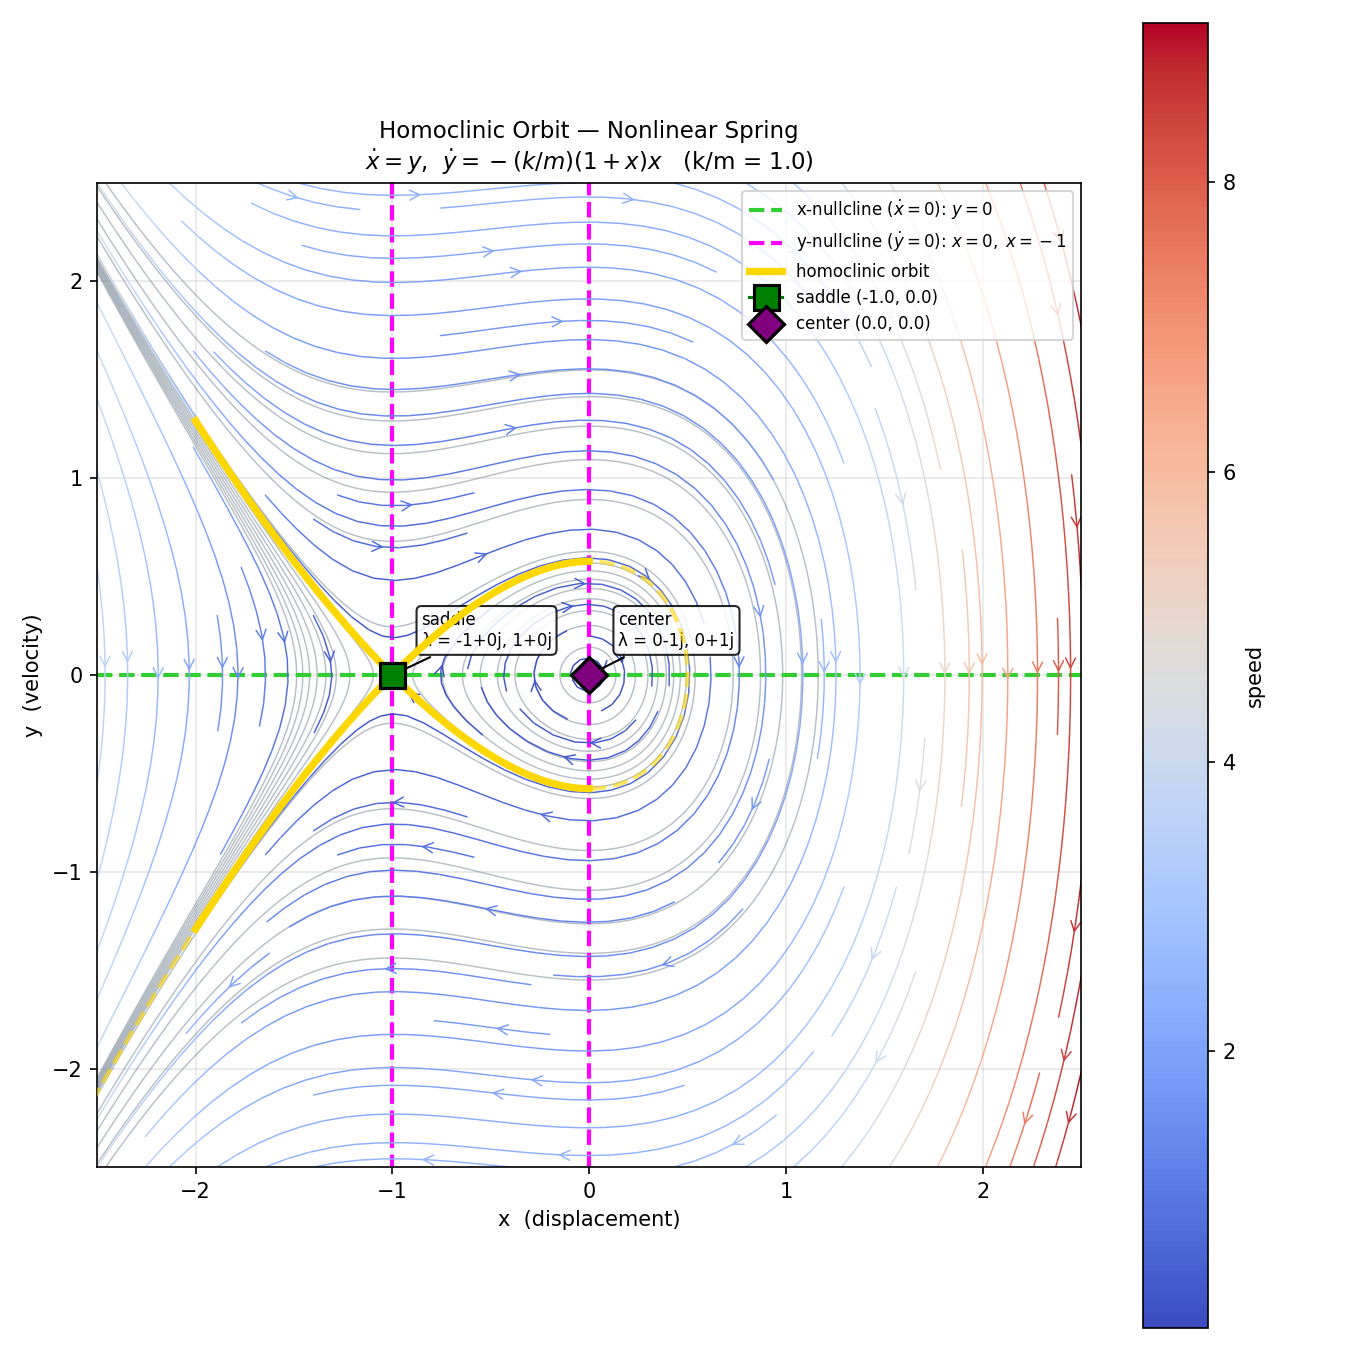

Source code (Python):
"""
Homoclinic Orbit — Nonlinear Spring
====================================

    dx/dt = y
    dy/dt = -(k/m)(1 + x)x

This is a conservative (Hamiltonian) system with energy:
    H(x,y) = y²/2 + (k/m)(x²/2 + x³/3)

Parameters used:  k/m = 1
Equilibria:
    (0, 0)  — center  (eigenvalues ±i)
    (-1, 0) — saddle  (eigenvalues ±1)

The homoclinic orbit is the level curve H(x,y) = H(-1,0) = 1/6,
a trajectory that departs from the saddle and returns to it as t → ±∞.
"""

import sympy as sp
import numpy as np
import matplotlib.pyplot as plt
from matplotlib.colors import Normalize
from scipy.integrate import solve_ivp

from phase_portrait import find_equilibria, classify_equilibrium


# ── Parameters ──
km = 1.0  # k/m

x, y = sp.symbols("x y")
f_expr = y                          # dx/dt
g_expr = -km * (1 + x) * x         # dy/dt

f_func = sp.lambdify((x, y), f_expr, modules="numpy")
g_func = sp.lambdify((x, y), g_expr, modules="numpy")

# ── Equilibria ──
equilibria = find_equilibria(f_expr, g_expr, x, y)
classifications = {}
for eq in equilibria:
    cls, eigs = classify_equilibrium(f_expr, g_expr, x, y, eq)
    classifications[eq] = (cls, eigs)

# ── Conserved energy ──
def H(xv, yv):
    return 0.5 * yv**2 + km * (0.5 * xv**2 + xv**3 / 3.0)

H_saddle = H(-1.0, 0.0)  # = km / 6

# ── Plot ──
xlim, ylim = (-2.5, 2.5), (-2.5, 2.5)
grid_n = 400
qgrid = 28

xs = np.linspace(xlim[0], xlim[1], grid_n)
ys = np.linspace(ylim[0], ylim[1], grid_n)
X, Y = np.meshgrid(xs, ys)
U = f_func(X, Y)
V = g_func(X, Y)
speed = np.sqrt(U**2 + V**2)
speed = np.where(speed == 0, 1e-10, speed)

Xq, Yq = np.meshgrid(np.linspace(xlim[0], xlim[1], qgrid),
                      np.linspace(ylim[0], ylim[1], qgrid))
Uq, Vq = f_func(Xq, Yq), g_func(Xq, Yq)
sq = np.sqrt(Uq**2 + Vq**2)
sq = np.where(sq == 0, 1e-10, sq)

fig, ax = plt.subplots(figsize=(9, 9))

# Energy contours (closed orbits inside, open orbits outside)
Hval = H(X, Y)
# Levels inside the homoclinic orbit (bound orbits around center)
inner_levels = np.linspace(0.01, H_saddle - 0.005, 8)
# Levels outside the homoclinic orbit (unbounded)
outer_levels = np.linspace(H_saddle + 0.03, 1.2, 6)
ax.contour(X, Y, Hval, levels=inner_levels, colors="slategray",
           linewidths=0.7, alpha=0.5)
ax.contour(X, Y, Hval, levels=outer_levels, colors="slategray",
           linewidths=0.7, alpha=0.5)

# Nullclines
ax.contour(X, Y, U, levels=[0], colors="limegreen", linewidths=2, linestyles="--")
ax.contour(X, Y, V, levels=[0], colors="magenta", linewidths=2, linestyles="--")
ax.plot([], [], color="limegreen", ls="--", lw=2,
        label=r"x-nullcline ($\dot{x}=0$): $y=0$")
ax.plot([], [], color="magenta", ls="--", lw=2,
        label=r"y-nullcline ($\dot{y}=0$): $x=0,\;x=-1$")

# Streamplot
norm = Normalize(vmin=sq.min(), vmax=sq.max())
strm = ax.streamplot(Xq, Yq, Uq, Vq, color=sq, cmap="coolwarm",
                     norm=norm, density=1.4, linewidth=0.7,
                     arrowsize=1.2, arrowstyle="->")
fig.colorbar(strm.lines, ax=ax, label="speed")

# ── Homoclinic orbit ──
# The homoclinic orbit is H(x,y) = H_saddle = km/6.
# Solve for y: y = ±sqrt(2(H_saddle - km*(x²/2 + x³/3)))
x_hom = np.linspace(-2.0, -1e-6, 2000)
inside = 2.0 * (H_saddle - km * (0.5 * x_hom**2 + x_hom**3 / 3.0))
inside = np.clip(inside, 0, None)
y_hom = np.sqrt(inside)

# Plot the upper and lower branches
ax.plot(x_hom, y_hom, color="gold", lw=3.5, zorder=4, label="homoclinic orbit")
ax.plot(x_hom, -y_hom, color="gold", lw=3.5, zorder=4)

# Also verify with numerical integration: start just off the saddle along
# the unstable manifold
J = sp.Matrix([
    [sp.diff(f_expr, x), sp.diff(f_expr, y)],
    [sp.diff(g_expr, x), sp.diff(g_expr, y)],
])
J_at_saddle = J.subs({x: -1, y: 0})
eigenpairs = J_at_saddle.eigenvects()
for eigenval, mult, vecs in eigenpairs:
    ev = complex(eigenval)
    if ev.real > 0:
        unstable_vec = np.array([complex(vecs[0][0]),
                                  complex(vecs[0][1])]).real
        unstable_vec = unstable_vec / np.linalg.norm(unstable_vec)

eps = 1e-5
for sign in [1, -1]:
    x0 = -1.0 + sign * eps * unstable_vec[0]
    y0 = 0.0 + sign * eps * unstable_vec[1]

    def rhs(t, s):
        return [f_func(s[0], s[1]), g_func(s[0], s[1])]

    def near_saddle(t, s):
        return (s[0] + 1)**2 + s[1]**2 - 0.01
    near_saddle.terminal = True
    near_saddle.direction = -1  # trigger when approaching saddle

    sol = solve_ivp(rhs, [0, 50], [x0, y0], max_step=0.01,
                    rtol=1e-10, atol=1e-12, events=near_saddle)
    ax.plot(sol.y[0], sol.y[1], color="gold", lw=2, ls="--",
            alpha=0.6, zorder=4)

# ── Mark equilibria ──
marker_style = {
    "stable node":     dict(marker="o", color="blue"),
    "stable spiral":   dict(marker="o", color="cyan"),
    "unstable node":   dict(marker="^", color="red"),
    "unstable spiral": dict(marker="^", color="orange"),
    "saddle":          dict(marker="s", color="green"),
    "center":          dict(marker="D", color="purple"),
}
for eq, (cls, eigs) in classifications.items():
    style = marker_style.get(cls, dict(marker="x", color="black"))
    ax.plot(eq[0], eq[1], marker=style["marker"], color=style["color"],
            markersize=12, markeredgecolor="black", markeredgewidth=1.5,
            label=f"{cls} ({eq[0]:.1f}, {eq[1]:.1f})", zorder=5)
    eig_str = ", ".join(f"{e:.3g}" for e in eigs)
    ax.annotate(f"{cls}\nλ = {eig_str}",
                xy=eq, xytext=(14, 14), textcoords="offset points",
                fontsize=8, bbox=dict(boxstyle="round,pad=0.3",
                                      fc="white", alpha=0.85),
                arrowprops=dict(arrowstyle="->", color="black"))

ax.set_xlim(xlim)
ax.set_ylim(ylim)
ax.set_xlabel("x  (displacement)")
ax.set_ylabel("y  (velocity)")
ax.set_aspect("equal")
ax.legend(loc="upper right", fontsize=8)
ax.grid(True, alpha=0.3)
ax.set_title(
    "Homoclinic Orbit — Nonlinear Spring\n"
    r"$\dot{x} = y$,  $\dot{y} = -(k/m)(1+x)x$"
    f"   (k/m = {km})",
    fontsize=11)

plt.tight_layout()
plt.savefig("homoclinic.png", dpi=150)
plt.show()

# Print summary
print("\n=== Equilibrium Points ===")
for eq, (cls, eigs) in classifications.items():
    eig_str = ", ".join(f"{e:.4g}" for e in eigs)
    print(f"  ({eq[0]:.4f}, {eq[1]:.4f})  →  {cls}  (eigenvalues: {eig_str})")
print(f"\nHomoclinic orbit energy: H = {H_saddle:.6f}")
